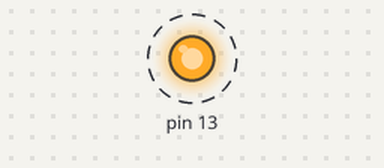
This sketch was run on a simulated Arduino Uno, built with avr-gcc and run on an emulated ATmega328P. Shown: output pins drawn as LEDs (lit = HIGH). Dashed ring = blinking.

Above: at 0.2 s.
Timing chart, 0 to 3.0 s (numbered marks = the images above):
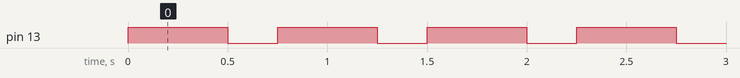

The sketch:

BlinkAgain.ino
```cpp
#include <avr/io.h>
#include <util/delay.h>

/*
  Blink

  Turns an LED on, then off, repeatedly.

  Author: Hamberfim
*/

int main()
{
    // set PORTB5 as an output
    // direction register for port b5, left shifted 1 by the bit number of the port
    DDRB = DDRB | (1 << DDB5);

    // run a loop
    while (1)
    {
        // set PORTB5
        // bit setting: set n -- register = register | (1 << n)
        PORTB = PORTB | (1 << PORTB5);

        // wait
        _delay_ms(500); // marco

        // unset PORTB5
        // bit setting: unset n -- register = register & ~(1 << n)
        PORTB = PORTB & ~(1 << PORTB5);

        // wait
        _delay_ms(250); // marco
    }

    // end never happens
    return 0;
}
```

Measured:
- by itself, pin 13: alternates HIGH for 0.50 s and LOW for 0.25 s
